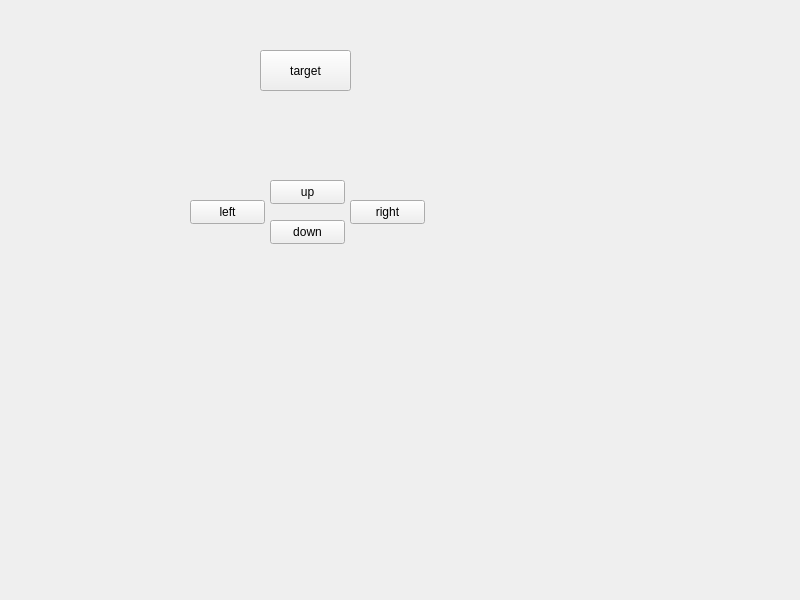
<?xml version="1.0" encoding="UTF-8"?>
<ui version="4.0">
 <class>Widget</class>
 <widget class="QWidget" name="Widget">
  <property name="geometry">
   <rect>
    <x>0</x>
    <y>0</y>
    <width>800</width>
    <height>600</height>
   </rect>
  </property>
  <property name="windowTitle">
   <string>Widget</string>
  </property>
  <widget class="QPushButton" name="pushButton_target">
   <property name="geometry">
    <rect>
     <x>260</x>
     <y>50</y>
     <width>91</width>
     <height>41</height>
    </rect>
   </property>
   <property name="text">
    <string>target</string>
   </property>
  </widget>
  <widget class="QPushButton" name="pushButton_up">
   <property name="geometry">
    <rect>
     <x>270</x>
     <y>180</y>
     <width>75</width>
     <height>24</height>
    </rect>
   </property>
   <property name="text">
    <string>up</string>
   </property>
  </widget>
  <widget class="QPushButton" name="pushButton_down">
   <property name="geometry">
    <rect>
     <x>270</x>
     <y>220</y>
     <width>75</width>
     <height>24</height>
    </rect>
   </property>
   <property name="text">
    <string>down</string>
   </property>
  </widget>
  <widget class="QPushButton" name="pushButton_left">
   <property name="geometry">
    <rect>
     <x>190</x>
     <y>200</y>
     <width>75</width>
     <height>24</height>
    </rect>
   </property>
   <property name="text">
    <string>left</string>
   </property>
  </widget>
  <widget class="QPushButton" name="pushButton_right">
   <property name="geometry">
    <rect>
     <x>350</x>
     <y>200</y>
     <width>75</width>
     <height>24</height>
    </rect>
   </property>
   <property name="text">
    <string>right</string>
   </property>
  </widget>
 </widget>
 <resources/>
 <connections/>
</ui>
